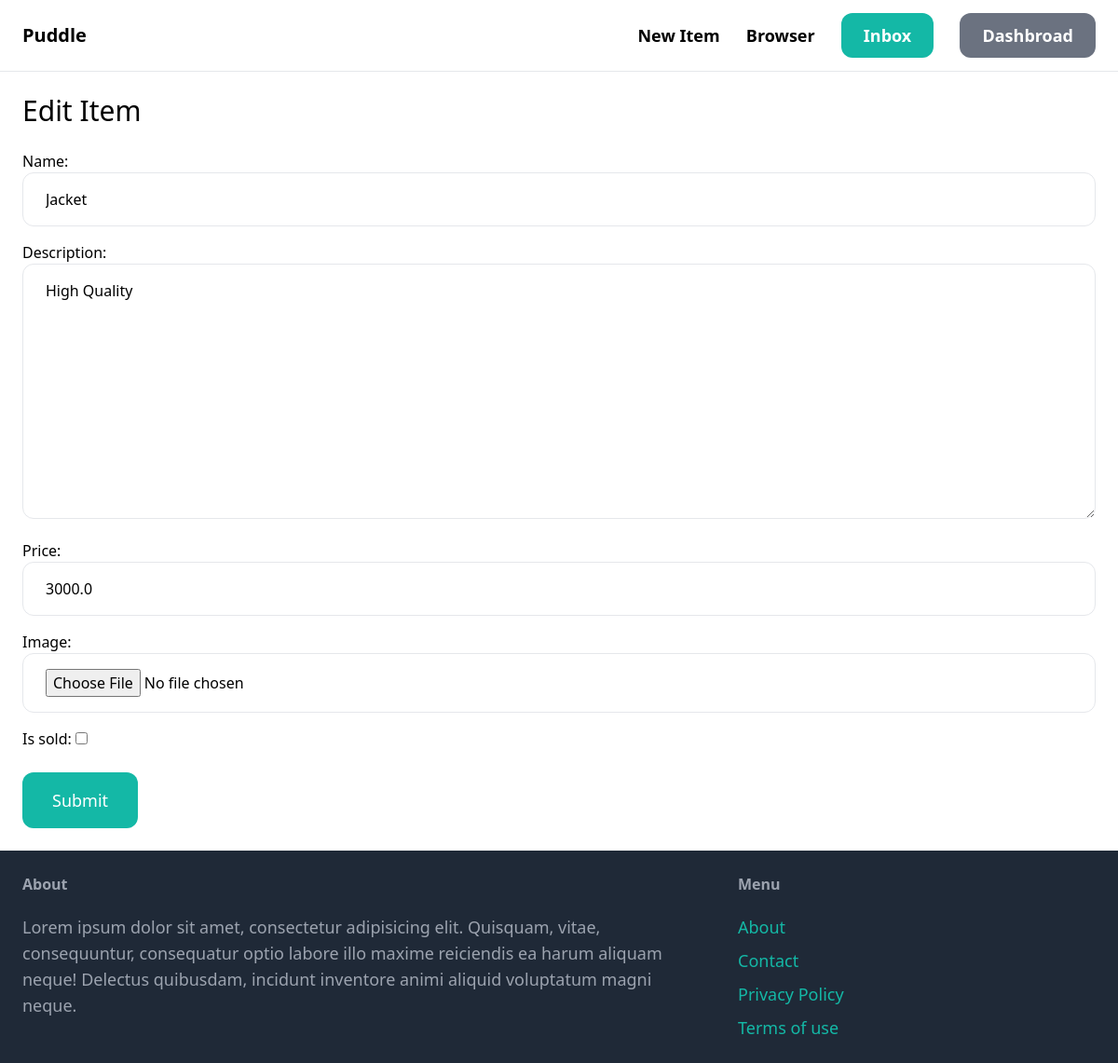
The app's page /items/2/edit/ (signed in), older data.
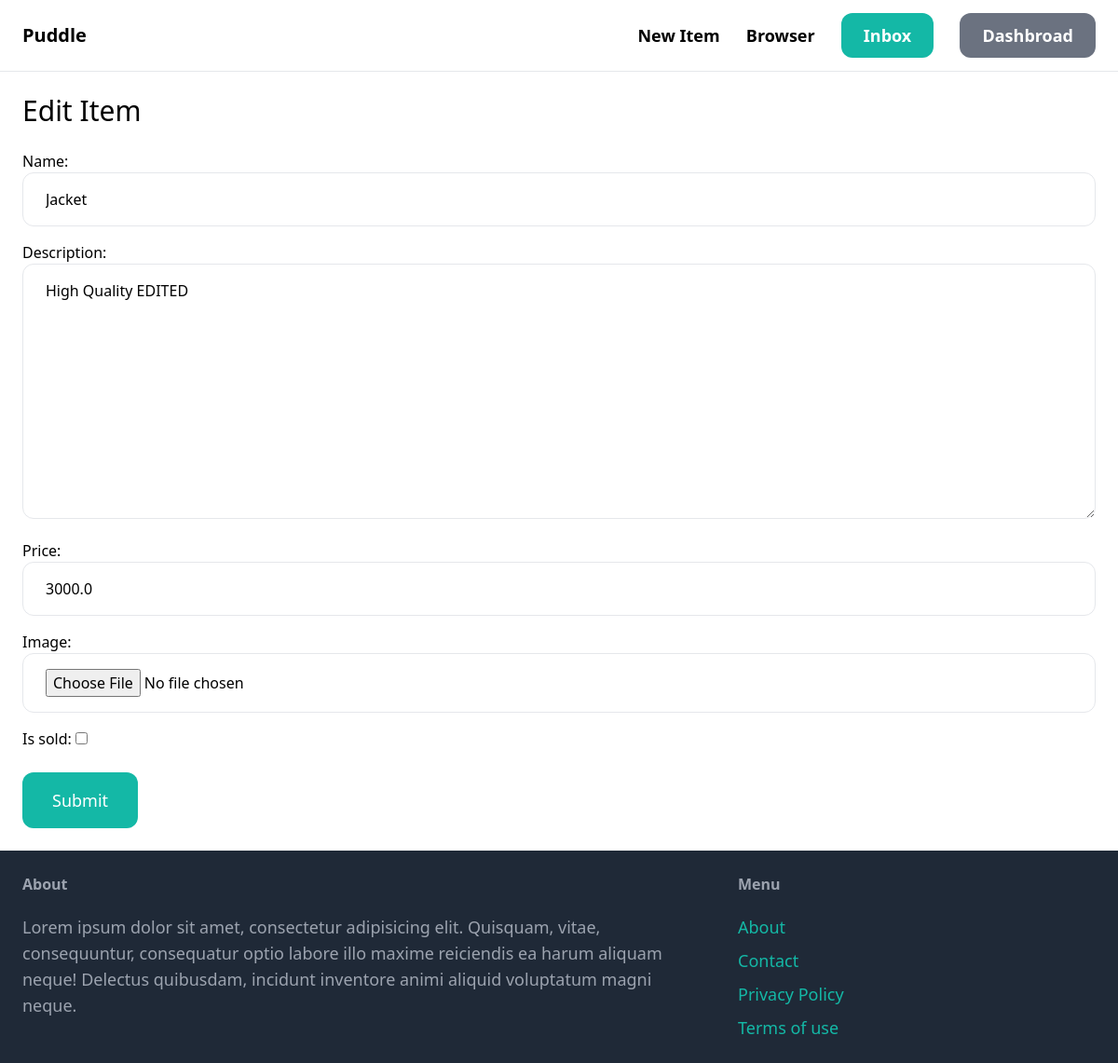
The same page, newer data.
### item/models.py (models this page shows, shortened)
class Item(models.Model):
    category = models.ForeignKey(Category, related_name='items', on_delete=models.CASCADE)
    name = models.CharField(max_length=100)
    description = models.TextField(blank=True, null=True)
    price = models.FloatField()
    image = models.ImageField(upload_to='item_images', blank=True, null=True)
    is_sold = models.BooleanField(default=False)
    created_by = models.ForeignKey(User, related_name='items', on_delete=models.CASCADE)
    created_at = models.DateTimeField(auto_now_add=True)

### item/views.py (the view)
# urls.py: path('<int:pk>/edit/', views.EditItem, name='edit'),
@login_required
def EditItem(request, pk):
    item = get_object_or_404(Item, pk=pk, created_by = request.user)
    if request.method == 'POST':
        form = EditItemForm(request.POST, request.FILES, instance=item)
        if form.is_valid():
            form.save()
            return redirect('item:detail', pk = item.id)
    else:
        form = EditItemForm(instance=item)
    return render(request, 'item/form.html', {
        'form': form,
        'title': 'Edit Item'
    })

### item/froms.py
class EditItemForm(forms.ModelForm):
    class Meta:
        model = Item
        fields = ('name', 'description', 'price', 'image', 'is_sold')
        widgets = {
            'name': forms.TextInput(attrs={
                'class': INPUT_CLASSES
            }),
            'description': forms.Textarea(attrs={
                'class': INPUT_CLASSES
            }),
            'price': forms.TextInput(attrs={
                'class': INPUT_CLASSES
            }),
            'image': forms.FileInput(attrs={
                'class': INPUT_CLASSES
            }),
        }

### item/templates/item/form.html (shortened to what this page needs)
{% extends 'base.html' %}
{% block content %}
<h1 class="mb-6 text-3xl">{{ title }}</h1>
<form action="." method="POST" enctype="multipart/form-data">
    <div class="space-y-4">
        {{form.as_p}}
    </div>
    <button class="mt-6 py-4 px-8 text-lg bg-teal-500 hover:bg-teal-700 rounded-xl text-white">Submit</button>
</form>
{% endblock %}

Row changes from the older to the newer data that the page shows:
changed Item "Jacket": description "High Quality" → "High Quality EDITED"
